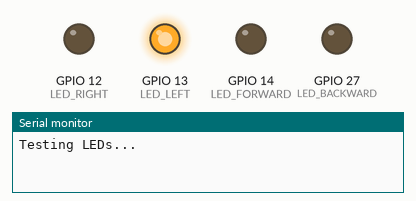
This sketch was run on a simulated ESP32. On the bench: output pins drawn as LEDs (lit = HIGH), the last lines printed to the serial monitor. WiFi joins after 1.5 s; servers stay silent unless stated.

Above: at 0.1 s.
At 0.5 s:
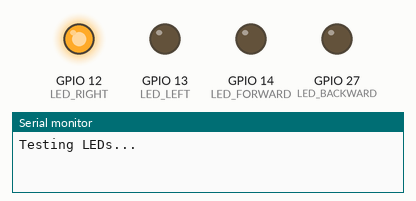
At 0.9 s:
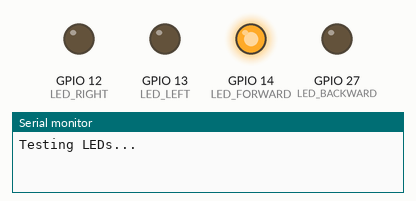
At 1.3 s:
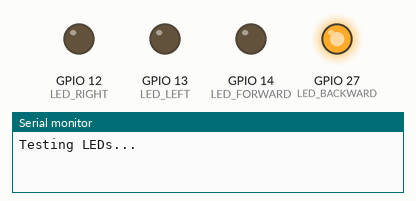
At 1.7 s:
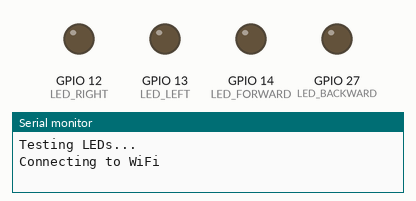
Timing chart, 0 to 3.2 s (numbered marks = the images above):
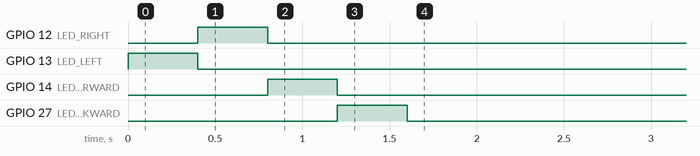

The sketch:

sketch_apr26a.ino
```cpp
#include <WiFi.h>
#include <WiFiUdp.h>

const char* ssid     = "********";//add your wifi username and password
const char* password = "********";

// All left-side pins
#define LED_LEFT     13
#define LED_RIGHT    12
#define LED_FORWARD  14
#define LED_BACKWARD 27

WiFiUDP udp;
const int PORT = 5005;
char packet[32];

void allOff() {
    digitalWrite(LED_LEFT,     LOW);
    digitalWrite(LED_RIGHT,    LOW);
    digitalWrite(LED_FORWARD,  LOW);
    digitalWrite(LED_BACKWARD, LOW);
}

void setup() {
    Serial.begin(115200);

    pinMode(LED_LEFT,     OUTPUT);
    pinMode(LED_RIGHT,    OUTPUT);
    pinMode(LED_FORWARD,  OUTPUT);
    pinMode(LED_BACKWARD, OUTPUT);
    allOff();

    // Startup test — flash each LED so you know wiring works
    Serial.println("Testing LEDs...");
    digitalWrite(LED_LEFT,     HIGH); delay(400); digitalWrite(LED_LEFT,     LOW);
    digitalWrite(LED_RIGHT,    HIGH); delay(400); digitalWrite(LED_RIGHT,    LOW);
    digitalWrite(LED_FORWARD,  HIGH); delay(400); digitalWrite(LED_FORWARD,  LOW);
    digitalWrite(LED_BACKWARD, HIGH); delay(400); digitalWrite(LED_BACKWARD, LOW);

    // Connect WiFi
    WiFi.begin(ssid, password);
    Serial.print("Connecting to WiFi");
    while (WiFi.status() != WL_CONNECTED) {
        delay(300);
        Serial.print(".");
    }
    Serial.println();
    Serial.println("Connected! ESP32 IP: " + WiFi.localIP().toString());
    Serial.println("Copy this IP into your OpenMV script");

    udp.begin(PORT);
    Serial.println("Listening on port " + String(PORT) + " ...");
}

void loop() {
    int len = udp.parsePacket();
    if (len > 0) {
        udp.read(packet, sizeof(packet) - 1);
        packet[len] = '\0';
        String gesture = String(packet);
        gesture.trim();
        Serial.println("Received: " + gesture);

        allOff();
        if      (gesture == "left")     digitalWrite(LED_LEFT,     HIGH);
        else if (gesture == "right")    digitalWrite(LED_RIGHT,    HIGH);
        else if (gesture == "forward")  digitalWrite(LED_FORWARD,  HIGH);
        else if (gesture == "backward") digitalWrite(LED_BACKWARD, HIGH);
    }
}
```
